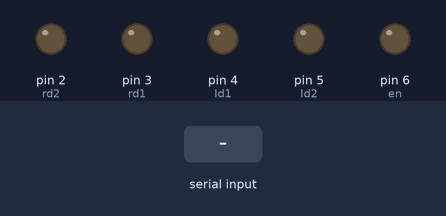
A sketch run on a simulated Arduino Uno, built with avr-gcc and run on an emulated ATmega328P. Parts: output pins drawn as LEDs (lit = HIGH). The test bench sets the inputs (shaded band).

Above: at 1.2 s.
1.3 s: "F" received over the second serial link
At 2.5 s:
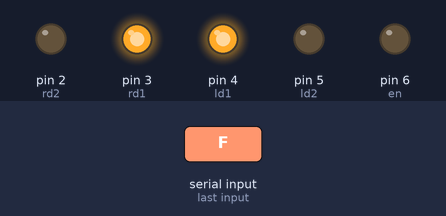
2.8 s: "B" received over the second serial link
At 3.8 s:
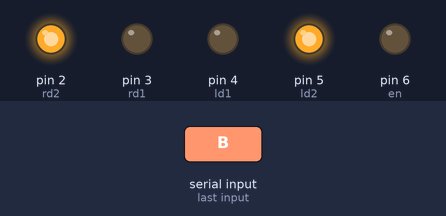
4.3 s: "R" received over the second serial link
At 4.9 s:
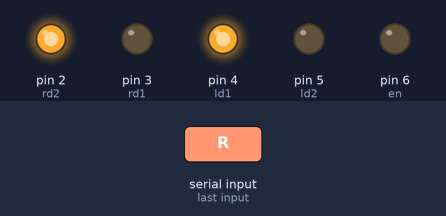
5.8 s: "L" received over the second serial link
At 7.0 s:
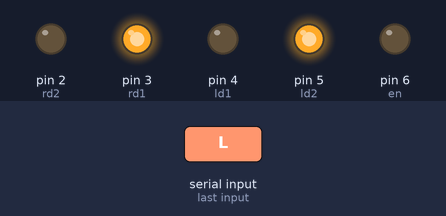
7.3 s: "I" received over the second serial link
At 8.4 s:
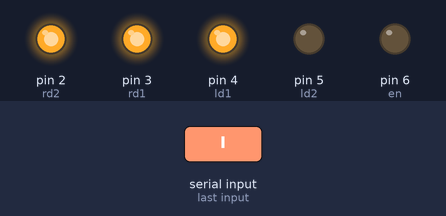
8.8 s: "G" received over the second serial link
At 9.5 s:
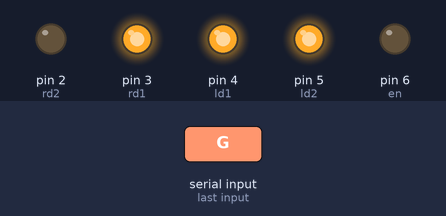
Timing chart, 0 to 11.3 s (numbered marks = the images above; inputs shaded):
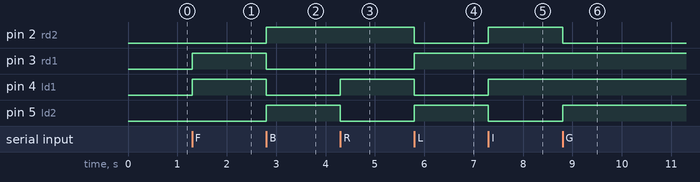

The sketch:

Final_AC_TEAM_H.ino
```cpp
#include<SoftwareSerial.h>
SoftwareSerial Bluetooth(7,8);
int ld1=4;
int ld2=5;
int rd1=3;
int rd2=2;
int tx= 8;
int rx= 7;
int en= 6;
void setup() {
  // put your setup code here, to run once:

Serial.begin(9600);
pinMode(ld1,OUTPUT);
pinMode(ld2,OUTPUT);
pinMode(rd1,OUTPUT);
pinMode(rd2,OUTPUT);
pinMode(en,OUTPUT);

Bluetooth.begin(9600);
}


void loop() {
//  put your main code here, to run repeatedly:

    char inChar = (char)Bluetooth.read();
    switch(inChar)
    {
    case 'F':
     digitalWrite(ld1,HIGH);
    digitalWrite(ld2,LOW);
    digitalWrite(rd1,HIGH);
    digitalWrite(rd2,LOW);
    break;

    case 'B':
     digitalWrite(ld1,LOW);
    digitalWrite(ld2,HIGH);
    digitalWrite(rd1,LOW);
    digitalWrite(rd2,HIGH);
    break;

    case 'R':
    digitalWrite(ld1,HIGH);
    digitalWrite(ld2,LOW);
    digitalWrite(rd1,LOW);
    digitalWrite(rd2,HIGH);
    break;

    case 'L':
    digitalWrite(ld1,LOW);
    digitalWrite(ld2,HIGH);
    digitalWrite(rd1,HIGH);
    digitalWrite(rd2,LOW);

    break;

    case 'S':
    digitalWrite(ld1,LOW);
    digitalWrite(ld2,LOW);
    digitalWrite(rd1,LOW);
    digitalWrite(rd2,LOW);
    break;

    case 'I':
    digitalWrite(ld2,LOW);
    digitalWrite(ld1,HIGH);
    digitalWrite(rd1,HIGH);
    digitalWrite(rd2,HIGH);
    break;

     case 'G':
    digitalWrite(ld2,HIGH);
    digitalWrite(ld1,HIGH);
    digitalWrite(rd1,HIGH);
    digitalWrite(rd2,LOW);
    break;

     case 'H':
     digitalWrite(ld1,LOW);
    digitalWrite(ld2,LOW);
    digitalWrite(rd1,LOW);
    digitalWrite(rd2,HIGH);
    break;

     case 'J':
     digitalWrite(ld1,LOW);
    digitalWrite(ld2,HIGH);
    digitalWrite(rd1,LOW);
    digitalWrite(rd2,LOW);
    break;

    case '1':
    analogWrite(en,100);
      break;

        case '2':
    analogWrite(en,120);
      break;
        case '3':
    analogWrite(en,140);
      break;
        case '4':
    analogWrite(en,160);
      break;
        case '5':
    analogWrite(en,180);
      break;
        case '6':
    analogWrite(en,200);
      break;
        case '7':
    analogWrite(en,220);
      break;
        case '8':
    analogWrite(en,230);
      break;
        case '9':
    analogWrite(en,240);
      break;
        case 'q':
    analogWrite(en,255);
      break;
    }


}
```

Measured:
- after the input at 1.3 s, pin 3 (rd1), pin 4 (ld1): LOW → HIGH at once
- after the input at 2.8 s, pin 2 (rd2), pin 5 (ld2): LOW → HIGH at once; pin 3 (rd1), pin 4 (ld1): HIGH → LOW at once
- after the input at 4.3 s, pin 4 (ld1): LOW → HIGH at once; pin 5 (ld2): HIGH → LOW at once
- after the input at 5.8 s, pin 2 (rd2), pin 4 (ld1): HIGH → LOW at once; pin 3 (rd1), pin 5 (ld2): LOW → HIGH at once
- after the input at 7.3 s, pin 2 (rd2), pin 4 (ld1): LOW → HIGH at once; pin 5 (ld2): HIGH → LOW at once
- after the input at 8.8 s, pin 2 (rd2): HIGH → LOW at once; pin 5 (ld2): LOW → HIGH at once
